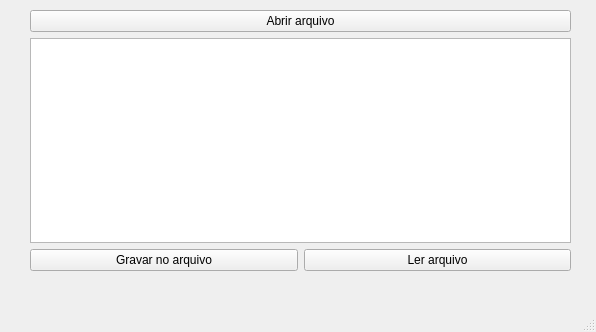
<?xml version="1.0" encoding="UTF-8"?>
<ui version="4.0">
 <class>MainWindow</class>
 <widget class="QMainWindow" name="MainWindow">
  <property name="geometry">
   <rect>
    <x>0</x>
    <y>0</y>
    <width>596</width>
    <height>332</height>
   </rect>
  </property>
  <property name="windowTitle">
   <string>MainWindow</string>
  </property>
  <widget class="QWidget" name="centralwidget">
   <widget class="QWidget" name="">
    <property name="geometry">
     <rect>
      <x>30</x>
      <y>10</y>
      <width>541</width>
      <height>261</height>
     </rect>
    </property>
    <layout class="QVBoxLayout" name="verticalLayout">
     <item>
      <widget class="QPushButton" name="pushButton">
       <property name="text">
        <string>Abrir arquivo</string>
       </property>
      </widget>
     </item>
     <item>
      <widget class="QPlainTextEdit" name="plainTextEdit"/>
     </item>
     <item>
      <layout class="QHBoxLayout" name="horizontalLayout">
       <item>
        <widget class="QPushButton" name="btn_gravar">
         <property name="text">
          <string>Gravar no arquivo</string>
         </property>
        </widget>
       </item>
       <item>
        <widget class="QPushButton" name="btn_ler">
         <property name="text">
          <string>Ler arquivo</string>
         </property>
        </widget>
       </item>
      </layout>
     </item>
    </layout>
   </widget>
  </widget>
  <widget class="QMenuBar" name="menubar">
   <property name="geometry">
    <rect>
     <x>0</x>
     <y>0</y>
     <width>596</width>
     <height>21</height>
    </rect>
   </property>
  </widget>
  <widget class="QStatusBar" name="statusbar"/>
 </widget>
 <resources/>
 <connections/>
</ui>
